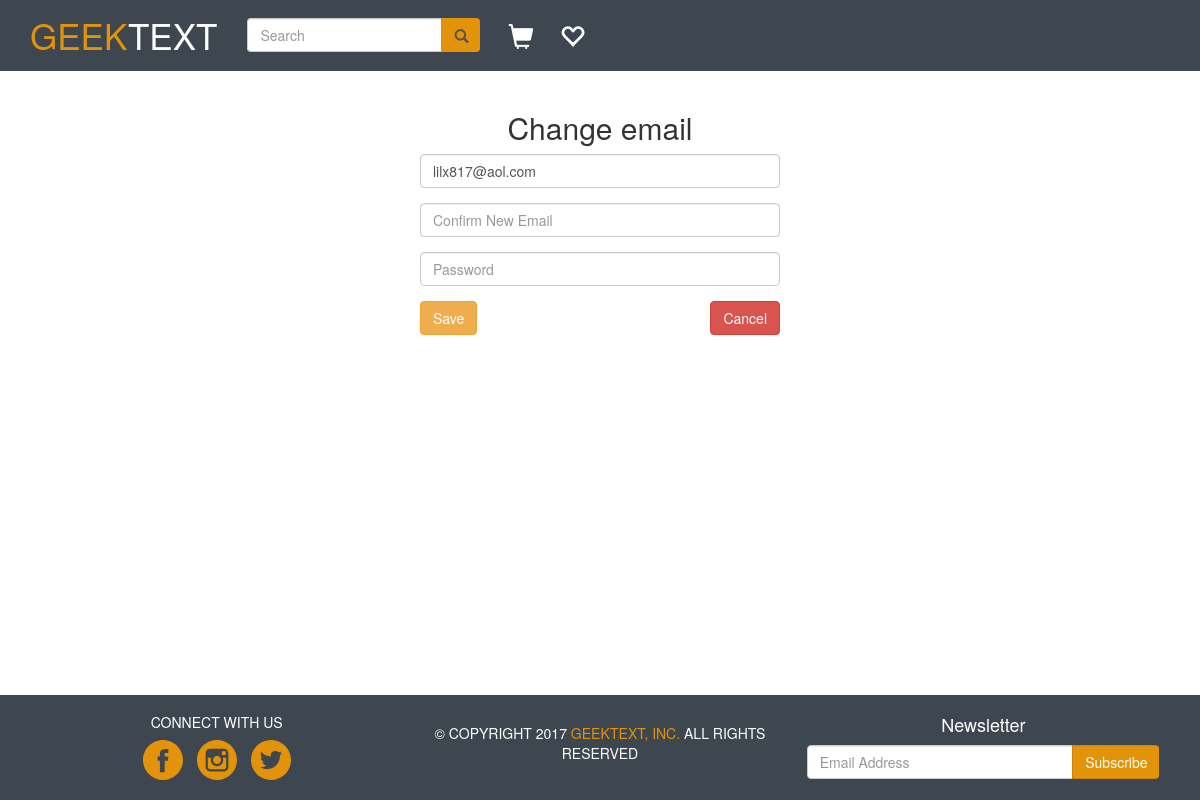
Page /accounts/manage/profile/email/ (signed in) on the earlier database version.
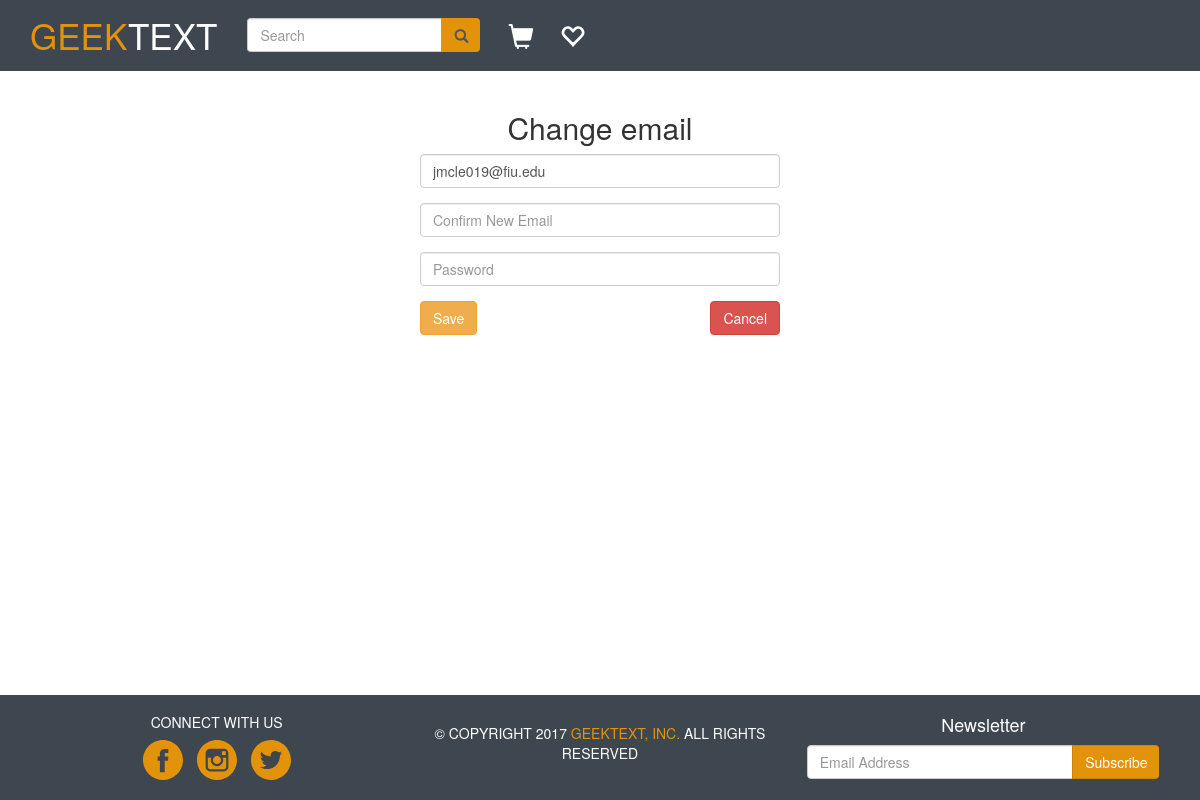
Same page on the later database version.
### accounts/models.py (models this page shows, shortened)
class User(AbstractUser):
    authorize_net_profile_id = models.CharField(max_length=20, null=True)

### accounts/views.py (the view)
class AccountUpdateEmailView(LoginRequiredMixin, generic.UpdateView):
    form_class = forms.AccountUpdateEmail
    success_url = reverse_lazy("accounts:manage_profile")
    template_name = 'accounts/profile/manage_email.html'
    def get_object(self, queryset=None):
        return self.request.user

### accounts/forms.py (shortened to what this page needs)
class AccountUpdateEmail(forms.ModelForm):
    email = forms.EmailField(required=False,
                             widget=forms.EmailInput(attrs={'class': 'form-control', 'placeholder': 'Email'}))
    email_confirm = forms.EmailField(required=False,
                                     widget=forms.EmailInput(
                                         attrs={'class': 'form-control', 'placeholder': 'Confirm New Email'}))
    password = forms.CharField(required=False, strip=False,
                               widget=forms.PasswordInput(attrs={'class': 'form-control', 'placeholder': 'Password'}))
    class Meta:
        fields = ["email"]
        model = User

### accounts/templates/accounts/profile/manage_email.html (shortened to what this page needs)
{% extends "layout.html" %}
{% block content %}
    <div class="container">
        <div class="row">
            <div class="col-xs-10 col-xs-offset-1 col-sm-6 col-sm-offset-3 col-md-4 col-md-offset-4">
                <h2 class="text-center">Change email</h2>
                <form method="POST">
                    <div class="form-group">
                        {{ form.email }}
                    </div>
                    <div class="form-group">
                        {{ form.email_confirm }}
                    </div>
                    <div class="form-group">
                        {{ form.password }}
                    </div>
                    <div class="clearfix">
                        <button type="submit" class="btn btn-warning">Save</button>
                        <a href="{% url 'accounts:manage_profile' %}">
                            <button type="button" class="btn btn-danger pull-right">
                                Cancel
                            </button>
                        </a>
                    </div>
                </form>
            </div>
        </div>
    </div>
{% endblock %}

Differences in the rows shown:
changed User: email "lilx817@aol.com" → "jmcle019@fiu.edu"
